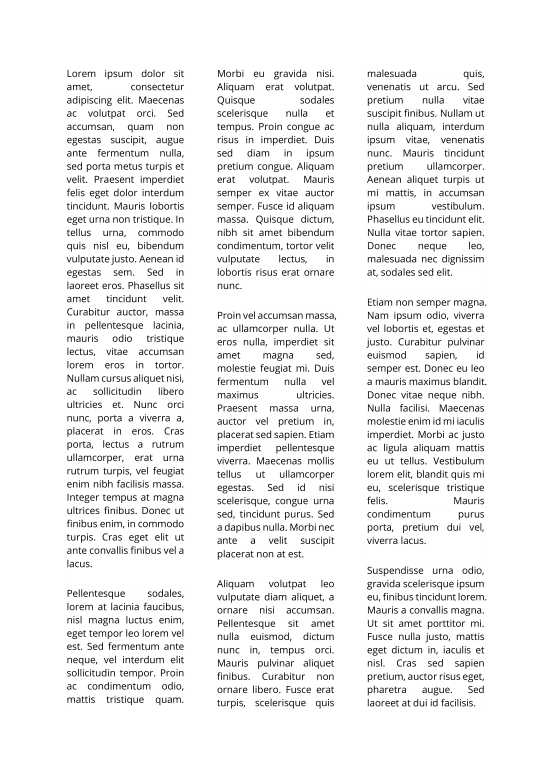
#> input picture partB/005.png, 1654 x 2339 px (shown at 1/3 size)
$ python script.py
#> lines starting #> are read from the running program, lines starting #| are printed output that depends on the picture; after the words box and inside, x2 and y2 are one past the last pixel; in counts of white or black regions, pixels touching at a corner belong together
#> further down, image5 is the input picture: shape (2339, 1654, 3); min 0, max 255, mean 240.2
#imports
import numpy as np
import cv2
from matplotlib import pyplot as pt

#ignore table function
def ignoreTable (image):
    #transform color image to grayscale
    gray = cv2.cvtColor(image,cv2.COLOR_BGR2GRAY)

    #apply adaptive threshold to form binary of backgrond and foreground
    binary = cv2.adaptiveThreshold(gray,255,cv2.ADAPTIVE_THRESH_GAUSSIAN_C, cv2.THRESH_BINARY_INV,51,9)
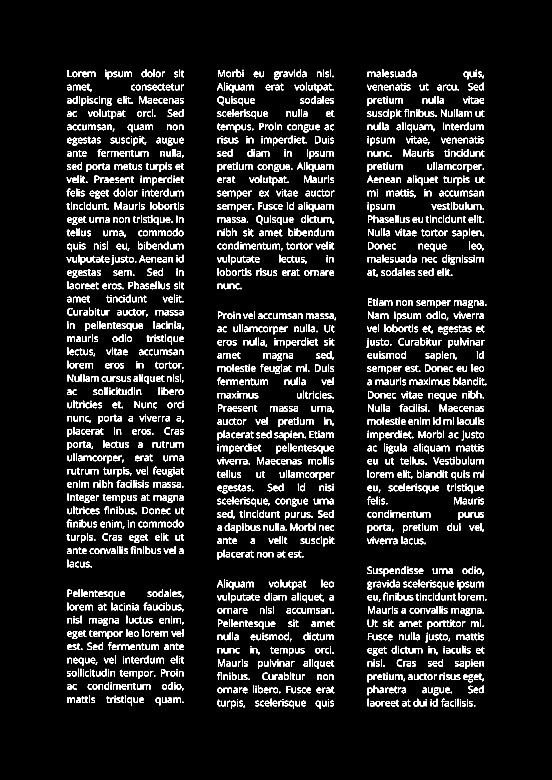
#> binary: shape (2339, 1654) (shown at 1/3 size); 7.3% white; 3039 white regions (343 under 20 px)


    # Find contours of binary image
    cnts = cv2.findContours(binary, cv2.RETR_EXTERNAL, cv2.CHAIN_APPROX_SIMPLE)
#> cnts = 3039 contours, 397 with area under 20; largest, box (x1, y1, x2, y2) and area: (652, 289, 672, 316) 340, (768, 646, 788, 673) 338, (945, 408, 962, 430) 302, (1104, 726, 1121, 748) 292, (427, 1521, 444, 1542) 291
    if len(cnts) == 2:
        cnts = cnts[0]
    else:
        cnts = cnts[1]

    #draw contour
    for c in cnts:
        cv2.drawContours(binary, [c], -1, (255,255,255), -1)
#> this loop made 3039 passes
#> c on passes 5, 7, 8: [[1401, 2103], [1401, 2118], [1403, 2118], [1403, 2103]], [[1380, 2103], [1380, 2118], [1382, 2118], [1382, 2103]], [[1365, 2103], [1365, 2118], [1367, 2118], [1367, 2103]]
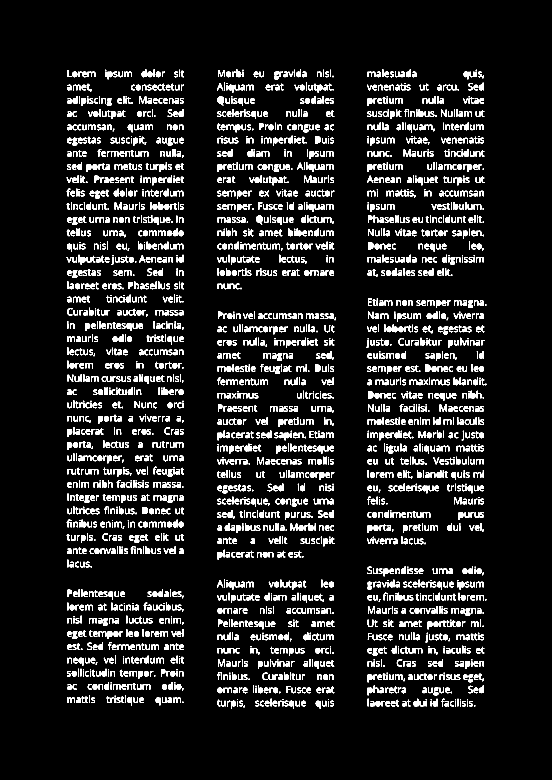
#> binary: shape (2339, 1654) (shown at 1/3 size); 8.4% white; 3039 white regions (343 under 20 px), largest, box (x1, y1, x2, y2) and area: (652, 289, 672, 316) 376, (768, 646, 788, 673) 373, (945, 408, 962, 430) 335


    # apply opening morphology to remove noise(text) from binary image with 9x9 kernel
    kernel = cv2.getStructuringElement(cv2.MORPH_RECT, (9,9))
    opened_binary = cv2.morphologyEx(binary, cv2.MORPH_OPEN, kernel, iterations=4)
#> opened_binary: shape (2339, 1654); every value is 0

    # find table
    cnts = cv2.findContours(opened_binary, cv2.RETR_EXTERNAL, cv2.CHAIN_APPROX_SIMPLE)
#> cnts = 0 contours
    if len(cnts) == 2:
        cnts = cnts[0]
#> cnts = []
    else:
        cnts = cnts[1]

    # draw white rectangle on image to omit table
    for c in cnts:
        x,y,w,h = cv2.boundingRect(c)
        cv2.rectangle(image, (x, y), (x + w, y + h), (255,255,255), -1)
#> this loop made 0 passes

    return image

#detect columns function
def detectColumn(image):

    #convert image to grayscale
    gray = cv2.cvtColor(image,cv2.COLOR_BGR2GRAY)

    #apply adaptive threshold to form binary of backgrond and foreground
    binary = cv2.adaptiveThreshold(gray,255,cv2.ADAPTIVE_THRESH_MEAN_C, cv2.THRESH_BINARY_INV,25,15)
#> binary: shape (2339, 1654); 7.1% white; 3039 white regions (343 under 20 px), largest, box (x1, y1, x2, y2) and area: (344, 607, 365, 629) 234, (1319, 1213, 1340, 1235) 234, (771, 1372, 792, 1393) 221


    #apply closing morphology to make paragraphs blocks instead of texts with kernel size 21x131
    kernel = cv2.getStructuringElement(cv2.MORPH_RECT, (21, 131))
#> kernel: shape (131, 21); every value is 1
    closing = cv2.morphologyEx(binary, cv2.MORPH_CLOSE, kernel)
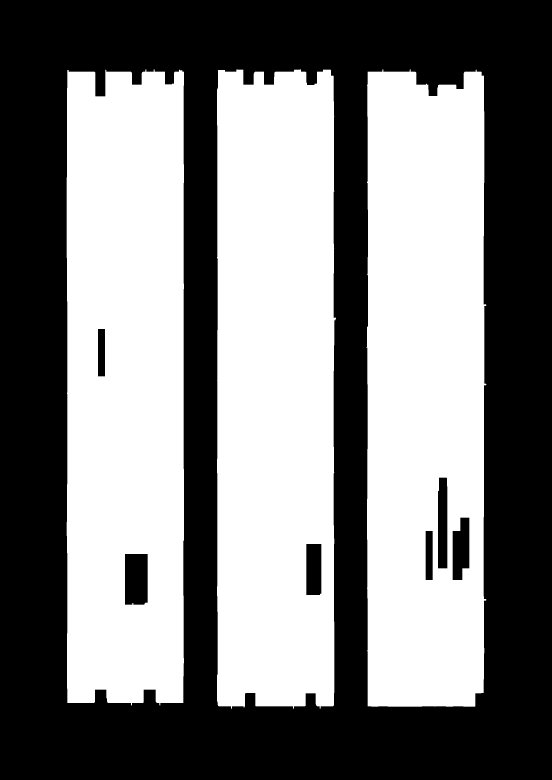
#> closing: shape (2339, 1654) (shown at 1/3 size); 50% white; 7 black regions

    pt.imshow(closing, "gray")

    #find contours of image
    cnts = cv2.findContours(closing, cv2.RETR_EXTERNAL, cv2.CHAIN_APPROX_SIMPLE)
#> cnts = 3 contours; box (x1, y1, x2, y2) and area: (651, 208, 1008, 2126) 657660, (1099, 208, 1459, 2120) 655228, (200, 208, 552, 2116) 652840
    if len(cnts) == 2:
        cnts = cnts[0]
    else:
        cnts = cnts[1]

    counter = 0

    if(len(cnts) > 1):
        #crop image based on columns
        for cnt in cnts:
            convex = cv2.convexHull(cnt)
            x, y, w, h = cv2.boundingRect(convex)
            x = x-50
            y = y-50
            w = w+100
            h = h+100

            cropped = image[y:y + h, x:x + w]

            #merge columns to one column only
            if (len(cnts) - counter == len(cnts)):
                temp = cropped
            else:
                w_min = min(temp.shape[1],cropped.shape[1])
                ftemp = cv2.resize(temp, (w_min, int(temp.shape[0] * w_min / temp.shape[1])), cv2.INTER_CUBIC)
                fcrop = cv2.resize(cropped, (w_min, int(cropped.shape[0] * w_min / cropped.shape[1])),cv2.INTER_CUBIC)

                merge = np.concatenate((fcrop,ftemp),0)

                temp = merge

            counter += 1
#> this loop made 3 passes
#> (x, w, h, w_min) on passes 2 to 3: (601, 457, 2018, 457), (150, 452, 2008, 452)
#> (x, w, h) on pass 1: (1049, 460, 2012)
#> pass 1, in detectColumn, `cropped = image[y:y + h, x:x + w]`:
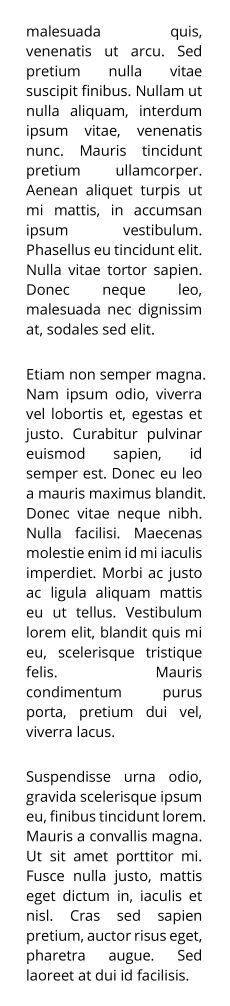
#> cropped: shape (2012, 460, 3) (shown at 1/2 size); min 0, max 255, mean 234.3
#> pass 2, in detectColumn, `merge = np.concatenate((fcrop,ftemp),0)`:
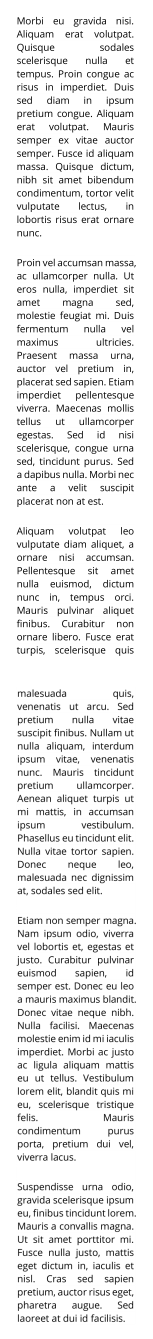
#> merge: shape (4016, 457, 3) (shown at 1/3 size); min 0, max 255, mean 234.6
#> after the loop:
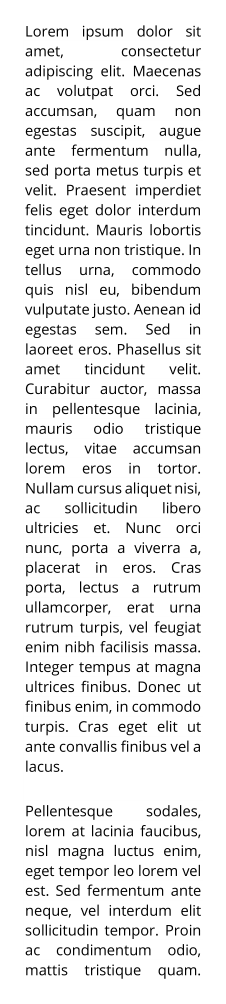
#> cropped: shape (2008, 452, 3) (shown at 1/2 size); min 0, max 255, mean 233.5
#> after the loop:
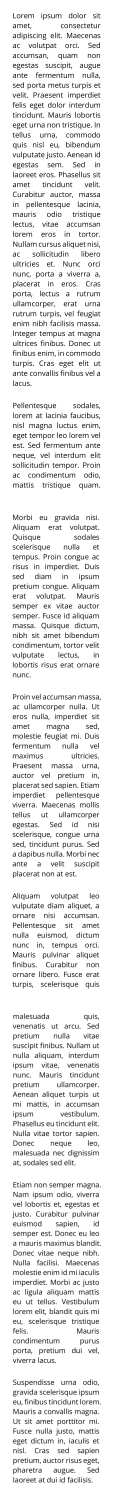
#> temp: shape (5980, 452, 3) (shown at 1/4 size); min 0, max 255, mean 234.2
#> after the loop, counter = 3

    else:
        merge = image

    #return merged image
    return merge


#extract and sort paragraphs function
def extract(image, number):

    #convert image to grayscale
    gray = cv2.cvtColor(image,cv2.COLOR_BGR2GRAY)

    #apply adaptive threshold to form binary of backgrond and foreground
    binary = cv2.adaptiveThreshold(gray,255,cv2.ADAPTIVE_THRESH_MEAN_C, cv2.THRESH_BINARY_INV,25,15)

    #apply closing morphology to make paragraphs blocks instead of texts with kernel size 31x31
    kernel = cv2.getStructuringElement(cv2.MORPH_RECT, (31, 31))
    closing = cv2.morphologyEx(binary, cv2.MORPH_CLOSE, kernel)

    #find contours of image
    cnts, hierarchy = cv2.findContours(closing, cv2.RETR_EXTERNAL, cv2.CHAIN_APPROX_SIMPLE)
    counter = 0

    #draw countours on image
    for cnt in cnts:

        name = len(cnts) - counter
        counter += 1
        x, y, w, h = cv2.boundingRect(cnt)
        cropped = image[y:y + h, x:x + w]

        #add padding to extracted paragraph
        cropped = cv2.copyMakeBorder(cropped, 50, 50, 50, 50, cv2.BORDER_CONSTANT,value=[255,255,255])
        cv2.imwrite('output/Material00' + str(number) + '/Paragraph_' + str(name) + '.png', cropped)
        cv2.rectangle(image, (x, y), (x + w, y + h), (200, 0, 0), 2)


# [5 lines of commented-out code are left out]
image5 = cv2.imread("005.png")
# [9 lines of commented-out code are left out]
ignored5 = ignoreTable(image5)
# [9 lines of commented-out code are left out]
detected5 = detectColumn(ignored5)
# [13 lines of commented-out code are left out]

$ run again, with partB/001.png copied over partB/005.png
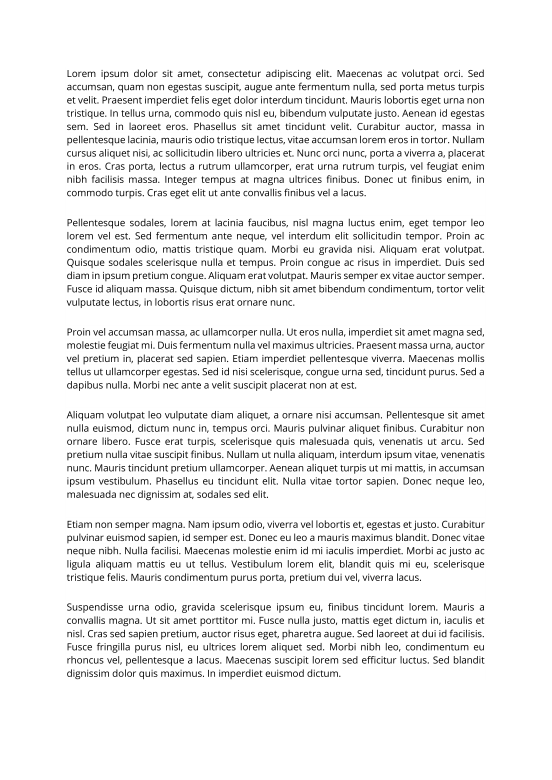
#> input picture partB/001.png, 1654 x 2339 px (shown at 1/3 size)
#> image5 is the input picture: shape (2339, 1654, 3); min 0, max 255, mean 239.1
#> in ignoreTable, `cnts = cv2.findContours(binary, cv2.RETR_EXTERNAL, cv2.CHAIN_APPROX_SI..`: cnts = 3267 contours, 427 with area under 20; largest, box (x1, y1, x2, y2) and area: (540, 855, 560, 882) 343, (201, 776, 221, 803) 338, (1337, 776, 1354, 798) 301, (1211, 1432, 1228, 1454) 292, (1095, 527, 1112, 549) 292
#> the loop in ignoreTable, `for c in cnts:` made 3267 passes
#> c on passes 3, 6, 11: [[941, 2015], [941, 2030], [943, 2030], [943, 2015]], [[542, 2015], [542, 2030], [544, 2030], [544, 2015]], [[220, 2015], [220, 2030], [222, 2030], [222, 2015]]
#> after the loop in ignoreTable, `for c in cnts:`:
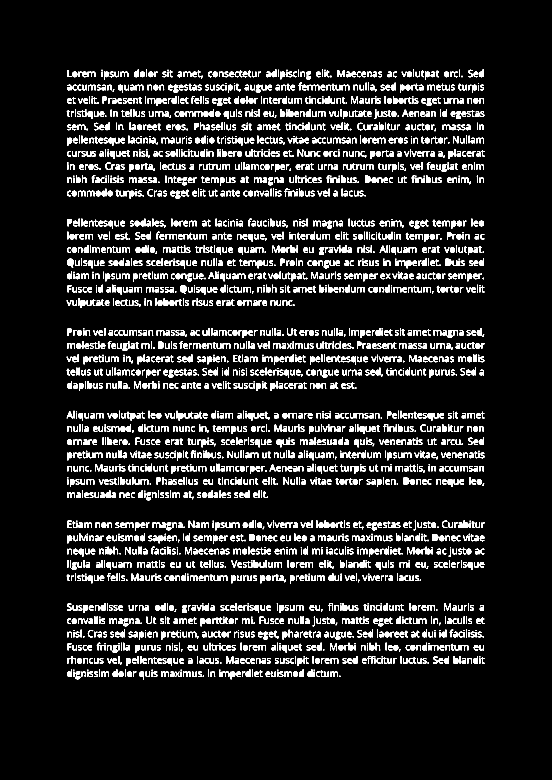
#> binary: shape (2339, 1654) (shown at 1/3 size); 9.1% white; 3267 white regions (370 under 20 px), largest, box (x1, y1, x2, y2) and area: (540, 855, 560, 882) 378, (201, 776, 221, 803) 374, (1337, 776, 1354, 798) 334
#> opened_binary: shape (2339, 1654); every value is 0
#> in ignoreTable, `cnts = cv2.findContours(opened_binary, cv2.RETR_EXTERNAL, cv2.CHAIN_AP..`: cnts = 0 contours
#> in ignoreTable, `cnts = cnts[0]`: cnts = []
#> kernel: shape (131, 21); every value is 1
#> in detectColumn, `closing = cv2.morphologyEx(binary, cv2.MORPH_CLOSE, kernel)`:
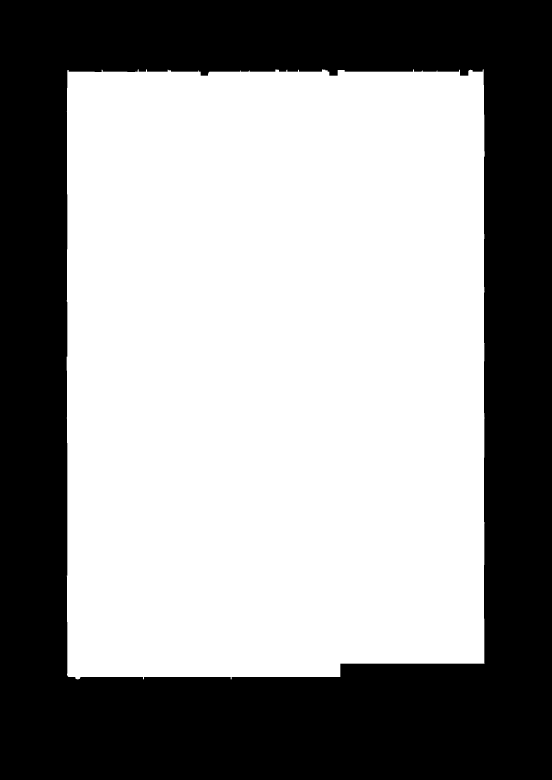
#> closing: shape (2339, 1654) (shown at 1/3 size); 58.3% white; 1 black region
#> in detectColumn, `cnts = cv2.findContours(closing, cv2.RETR_EXTERNAL, cv2.CHAIN_APPROX_S..`: cnts = 1 contour; box (x1, y1, x2, y2) and area: (200, 208, 1454, 2038) 2250872

$ run again, with partB/002.png copied over partB/005.png
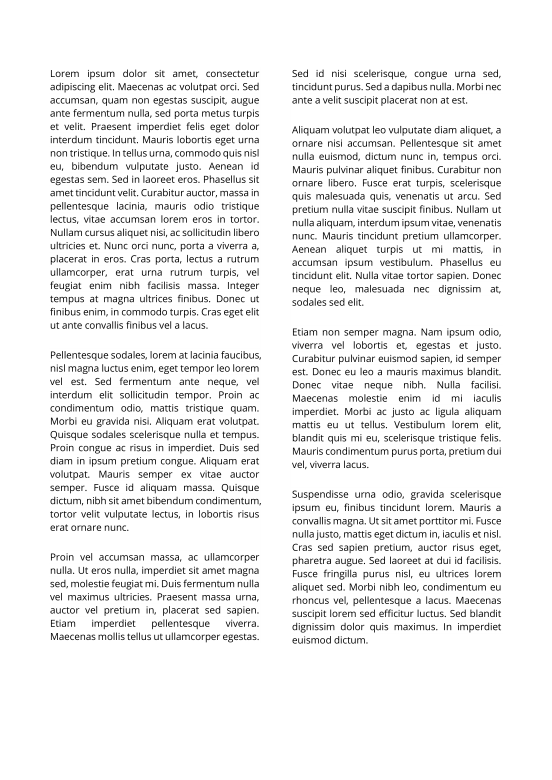
#> input picture partB/002.png, 1654 x 2339 px (shown at 1/3 size)
#> image5 is the input picture: shape (2339, 1654, 3); min 0, max 255, mean 239.1
#> in ignoreTable, `cnts = cv2.findContours(binary, cv2.RETR_EXTERNAL, cv2.CHAIN_APPROX_SI..`: cnts = 3269 contours, 426 with area under 20; largest, box (x1, y1, x2, y2) and area: (665, 1451, 685, 1478) 343, (151, 1292, 171, 1319) 338, (486, 1740, 503, 1762) 292, (660, 1332, 677, 1354) 292, (939, 1104, 956, 1126) 292
#> the loop in ignoreTable, `for c in cnts:` made 3269 passes
#> c on passes 1, 3, 4: [[1099, 1927], [1099, 1930], [1102, 1930], [1102, 1927]], [[1022, 1915], [1022, 1930], [1024, 1930], [1024, 1915]], [[913, 1915], [913, 1930], [915, 1930], [915, 1915]]
#> after the loop in ignoreTable, `for c in cnts:`:
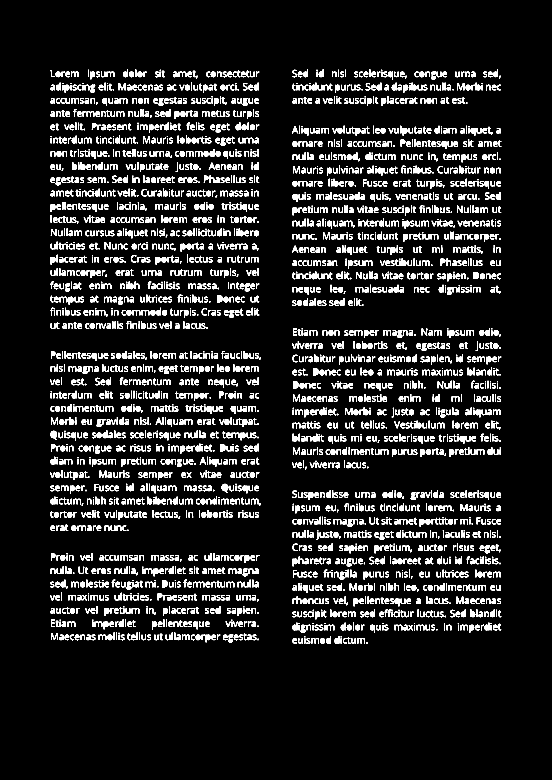
#> binary: shape (2339, 1654) (shown at 1/3 size); 9.1% white; 3269 white regions (369 under 20 px), largest, box (x1, y1, x2, y2) and area: (665, 1451, 685, 1478) 378, (151, 1292, 171, 1319) 373, (651, 885, 668, 907) 324
#> opened_binary: shape (2339, 1654); every value is 0
#> in ignoreTable, `cnts = cv2.findContours(opened_binary, cv2.RETR_EXTERNAL, cv2.CHAIN_AP..`: cnts = 0 contours
#> in ignoreTable, `cnts = cnts[0]`: cnts = []
#> kernel: shape (131, 21); every value is 1
#> closing: shape (2339, 1654); 53.8% white; 10 black regions
#> in detectColumn, `cnts = cv2.findContours(closing, cv2.RETR_EXTERNAL, cv2.CHAIN_APPROX_S..`: cnts = 2 contours; box (x1, y1, x2, y2) and area: (150, 208, 783, 1927) 1059444, (876, 208, 1504, 1931) 1049131
#> the loop in detectColumn, `for cnt in cnts:` made 2 passes
#> (x, y, w, h, w_min, counter) on pass 2: (100, 158, 733, 1819, 728, 2)
#> pass 2, in detectColumn, `merge = np.concatenate((fcrop,ftemp),0)`:
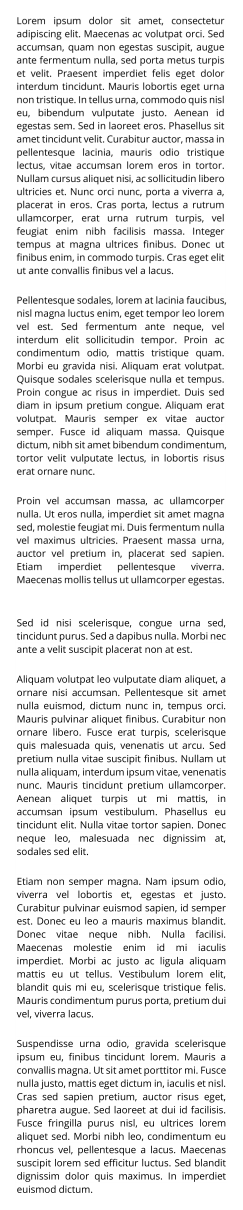
#> merge: shape (3629, 728, 3) (shown at 1/3 size); min 0, max 255, mean 231.9
#> after the loop in detectColumn, `for cnt in cnts:`: counter = 2

$ run again, with partB/003.png copied over partB/005.png
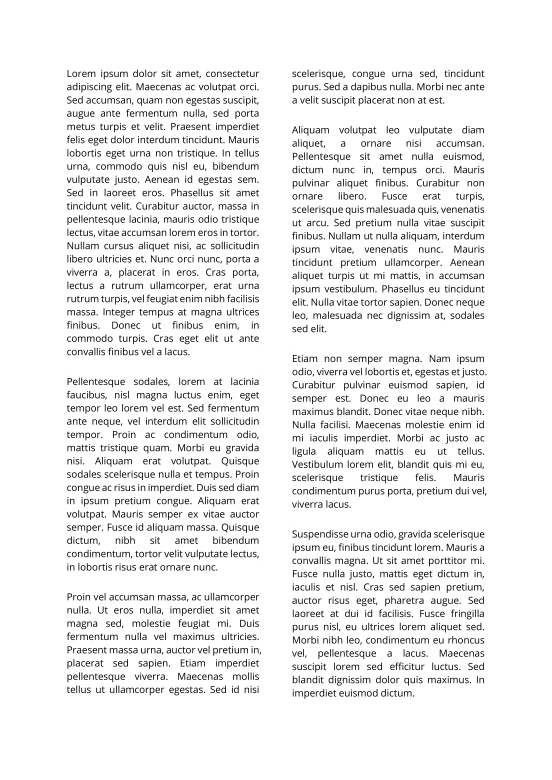
#> input picture partB/003.png, 1654 x 2339 px (shown at 1/3 size)
#> image5 is the input picture: shape (2339, 1654, 3); min 0, max 255, mean 239.1
#> in ignoreTable, `cnts = cv2.findContours(binary, cv2.RETR_EXTERNAL, cv2.CHAIN_APPROX_SI..`: cnts = 3268 contours, 427 with area under 20; largest, box (x1, y1, x2, y2) and area: (665, 1570, 685, 1597) 343, (665, 1371, 685, 1398) 343, (720, 1859, 737, 1881) 302, (592, 1452, 609, 1473) 286, (1124, 1224, 1141, 1245) 286
#> the loop in ignoreTable, `for c in cnts:` made 3268 passes
#> c on passes 1, 3, 4: [[1239, 2086], [1239, 2089], [1242, 2089], [1242, 2086]], [[1162, 2074], [1162, 2089], [1164, 2089], [1164, 2074]], [[1053, 2074], [1053, 2089], [1055, 2089], [1055, 2074]]
#> opened_binary: shape (2339, 1654); every value is 0
#> in ignoreTable, `cnts = cv2.findContours(opened_binary, cv2.RETR_EXTERNAL, cv2.CHAIN_AP..`: cnts = 0 contours
#> in ignoreTable, `cnts = cnts[0]`: cnts = []
#> kernel: shape (131, 21); every value is 1
#> closing: shape (2339, 1654); 54.5% white; 9 black regions
#> in detectColumn, `cnts = cv2.findContours(closing, cv2.RETR_EXTERNAL, cv2.CHAIN_APPROX_S..`: cnts = 2 contours; box (x1, y1, x2, y2) and area: (200, 208, 783, 2086) 1069920, (876, 208, 1460, 2097) 1064910
#> the loop in detectColumn, `for cnt in cnts:` made 2 passes
#> (x, y, w, h, w_min, counter) on pass 2: (150, 158, 683, 1978, 683, 2)
#> pass 2, in detectColumn, `merge = np.concatenate((fcrop,ftemp),0)`:
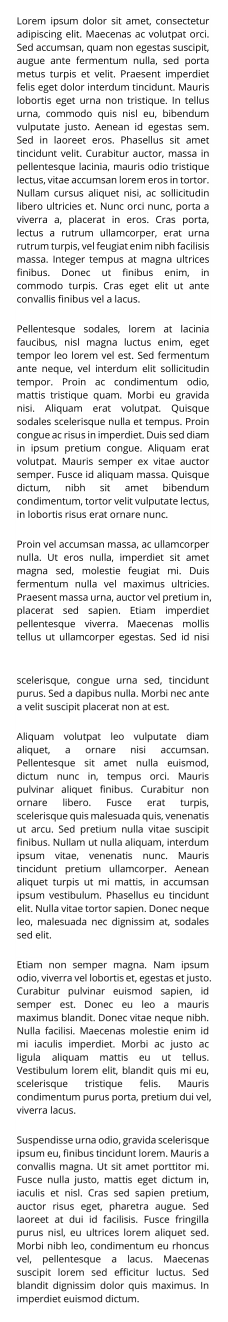
#> merge: shape (3964, 683, 3) (shown at 1/3 size); min 0, max 255, mean 232.3
#> after the loop in detectColumn, `for cnt in cnts:`: counter = 2
